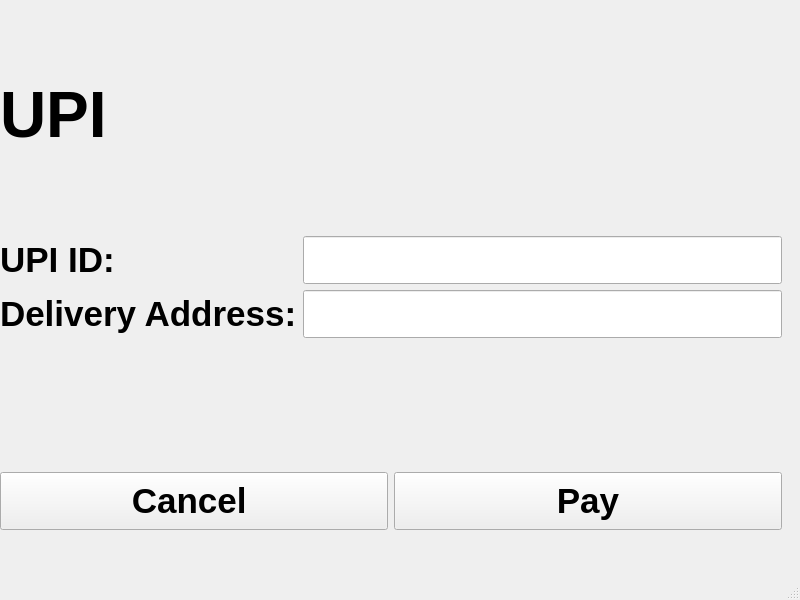
<?xml version="1.0" encoding="UTF-8"?>
<ui version="4.0">
 <class>MainWindow</class>
 <widget class="QMainWindow" name="MainWindow">
  <property name="geometry">
   <rect>
    <x>0</x>
    <y>0</y>
    <width>800</width>
    <height>600</height>
   </rect>
  </property>
  <property name="windowTitle">
   <string>MainWindow</string>
  </property>
  <widget class="QWidget" name="centralwidget">
   <widget class="QWidget" name="formLayoutWidget">
    <property name="geometry">
     <rect>
      <x>0</x>
      <y>236</y>
      <width>782</width>
      <height>230</height>
     </rect>
    </property>
    <layout class="QFormLayout" name="formLayout">
     <item row="0" column="0">
      <widget class="QLabel" name="label_2">
       <property name="font">
        <font>
         <pointsize>26</pointsize>
         <weight>75</weight>
         <bold>true</bold>
        </font>
       </property>
       <property name="text">
        <string>UPI ID:</string>
       </property>
      </widget>
     </item>
     <item row="0" column="1">
      <widget class="QLineEdit" name="lineEdit_upinum">
       <property name="font">
        <font>
         <pointsize>26</pointsize>
         <weight>75</weight>
         <bold>true</bold>
        </font>
       </property>
      </widget>
     </item>
     <item row="1" column="0">
      <widget class="QLabel" name="label_4">
       <property name="font">
        <font>
         <pointsize>26</pointsize>
         <weight>75</weight>
         <bold>true</bold>
        </font>
       </property>
       <property name="text">
        <string>Delivery Address:</string>
       </property>
      </widget>
     </item>
     <item row="1" column="1">
      <widget class="QLineEdit" name="lineEdit_del_add">
       <property name="font">
        <font>
         <pointsize>26</pointsize>
         <weight>75</weight>
         <bold>true</bold>
        </font>
       </property>
      </widget>
     </item>
    </layout>
   </widget>
   <widget class="QPushButton" name="pushButton_cancel">
    <property name="geometry">
     <rect>
      <x>0</x>
      <y>472</y>
      <width>388</width>
      <height>58</height>
     </rect>
    </property>
    <property name="font">
     <font>
      <pointsize>26</pointsize>
      <weight>75</weight>
      <bold>true</bold>
     </font>
    </property>
    <property name="text">
     <string>Cancel </string>
    </property>
   </widget>
   <widget class="QPushButton" name="pushButton_pay">
    <property name="geometry">
     <rect>
      <x>394</x>
      <y>472</y>
      <width>388</width>
      <height>58</height>
     </rect>
    </property>
    <property name="font">
     <font>
      <pointsize>26</pointsize>
      <weight>75</weight>
      <bold>true</bold>
     </font>
    </property>
    <property name="text">
     <string>Pay</string>
    </property>
   </widget>
   <widget class="QLabel" name="label">
    <property name="geometry">
     <rect>
      <x>0</x>
      <y>0</y>
      <width>782</width>
      <height>230</height>
     </rect>
    </property>
    <property name="font">
     <font>
      <pointsize>48</pointsize>
      <weight>75</weight>
      <bold>true</bold>
     </font>
    </property>
    <property name="text">
     <string>UPI</string>
    </property>
   </widget>
  </widget>
  <widget class="QMenuBar" name="menubar">
   <property name="geometry">
    <rect>
     <x>0</x>
     <y>0</y>
     <width>800</width>
     <height>30</height>
    </rect>
   </property>
  </widget>
  <widget class="QStatusBar" name="statusbar"/>
 </widget>
 <resources/>
 <connections/>
</ui>
